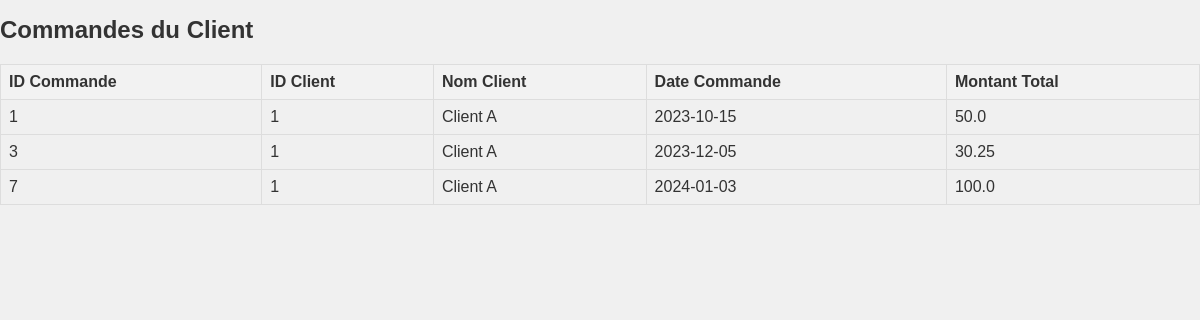
Screenshot of /commandes/1 with the database file from the repository.
### tables this page shows
CREATE TABLE commandes(
            id_commande INTEGER PRIMARY KEY AUTOINCREMENT,
            id_client INTEGER,
            date_commande DATE,
            montant_total FLOAT,
            FOREIGN KEY (id_client) REFERENCES clients(id_client)
        );

CREATE TABLE clients(
            id_client INTEGER PRIMARY KEY AUTOINCREMENT, 
            nom TEXT,
            email TEXT, 
            adresse TEXT
        );

### affichage.py (the view)
@app.route('/commandes/<int:id_client>', methods=['GET'])
def afficher_commandes_client(id_client):
    connexion = sqlite3.connect('Onlinestore2.db')
    cursor = connexion.cursor()
    cursor.execute("""
    SELECT c.id_commande, c.id_client, c.date_commande, c.montant_total, cl.nom
    FROM commandes AS c
    INNER JOIN clients AS cl ON c.id_client = cl.id_client
    WHERE c.id_client = ?
""", (id_client,))
    commandes = cursor.fetchall()
    connexion.close()
    return render_template('commandes_client.html', titre="Commandes du Client", donnees=commandes)

### templates/commandes_client.html (shortened to what this page needs)
<!DOCTYPE html>
<html lang="fr">
<head>
    <link rel="stylesheet" href="../static/css/styles.css">
</head>
<body>
    <h1>{{ titre }}</h1>
    <table>
        <thead>
            <tr>
                <th>ID Commande</th>
                <th>ID Client</th>
                <th>Nom Client</th>
                <th>Date Commande</th>
                <th>Montant Total</th>
            </tr>
        </thead>
        <tbody>
            {% for row in donnees %}
                <tr>
                    <td>{{ row[0] }}</td>
                    <td>{{ row[1] }}</td>
                    <td>{{ row[4] }}</td>
                    <td>{{ row[2] }}</td>
                    <td>{{ row[3] }}</td>
                </tr>
            {% endfor %}
        </tbody>
    </table>
</body>
</html>

### static/css/styles.css (style rules this page uses)
body { font-family: Arial, sans-serif; margin: 0; padding: 0; background-color: #f0f0f0; color: #333; }
h1 { font-size: 24px; margin-bottom: 20px; }
table { border-collapse: collapse; width: 100%; margin-bottom: 20px; }
th, td { border: 1px solid #dddddd; text-align: left; padding: 8px; }
th { background-color: #f2f2f2; }

### rows the page displays
commandes: id_commande "1", id_client "1", nom "Client A", date_commande "2023-10-15", montant_total "50.0"
commandes: id_commande "3", id_client "1", nom "Client A", date_commande "2023-12-05", montant_total "30.25"
commandes: id_commande "7", id_client "1", nom "Client A", date_commande "2024-01-03", montant_total "100.0"

### other values shown
{{ titre }} "Commandes du Client"
